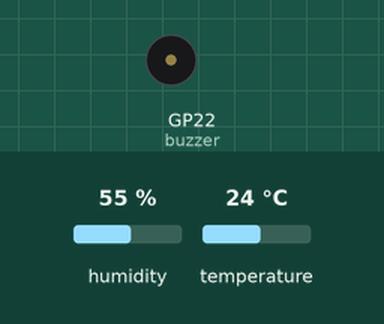
Bench run of a program on a simulated Raspberry Pi Pico running MicroPython. Shown: buzzer (waves = sounding). Inputs (shaded band) come from the test bench; at power-on: temperature 24 °C, humidity 55 %. Library files of the repository ran but are not shown: ahtx0.py; what the program prints to the serial console is not drawn.

Above: at 1.2 s.
1.3 s: temperature set to 27.3 °C
3.2 s: temperature set to 28.3 °C
At 4.8 s:
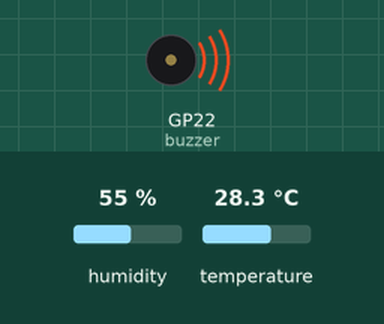
Timing chart, 0 to 15.5 s (numbered marks = the images above; inputs shaded):
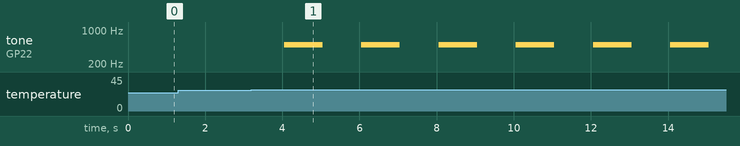

Measured:
- the behaviour switches between 27.9 and 28 °C on temperature (found by bisection; images 0 and 1)
- after the input at 1.3 s, every drawn part: stays the same
- after the input at 3.2 s, tone on GP22 (buzzer): alternates 500 Hz for 1.0 s and silent for 1.0 s, starting after 0.85 s

The program:

04_temp_alarm.py
```python
import time
from machine import Pin, I2C, PWM
import ahtx0

# 온습도 센서 설정 (I2C 0번, SCL=5, SDA=4)
i2c = I2C(0, scl=Pin(5), sda=Pin(4), freq=400_000)
sensor = ahtx0.AHT20(i2c)

# 부저 설정 (PWM, 22번 핀)
buzzer = PWM(Pin(22))
buzzer.freq(500)   # 500Hz (소리 톤)
buzzer.duty_u16(0) # 👈 **중요: 처음엔 소리를 끈 상태로 시작**

# --- 2. 메인 루프 (무한 반복) ---
while True:
    # 1. 센서 값 읽기
    temperature_c = sensor.temperature
    humidity = sensor.relative_humidity

    # 터미널에 현재 상태 출력
    print(f"현재 상태: 온도 {temperature_c:.1f} °C / 습도 {humidity:.1f} %")

    # 4. 조건문: 온도가 28도를 초과했는지 확인
    if temperature_c > 28:
        # 28도 초과: 1초간 "삐!" 울림
        buzzer.duty_u16(1000) # 부저 켜기 (중간 세기)
        time.sleep(1.0)       # 1초 동안 울림
        buzzer.duty_u16(0)    # 부저 끄기
        time.sleep(1.0)       # 1초 동안 쉼 (총 2초 주기)

    else:
        # 28도 이하: 부저를 끄고 2초간 대기
        buzzer.duty_u16(0)    # 부저 끄기 (조용히)
        time.sleep(2.0)       # 2초 대기
```
